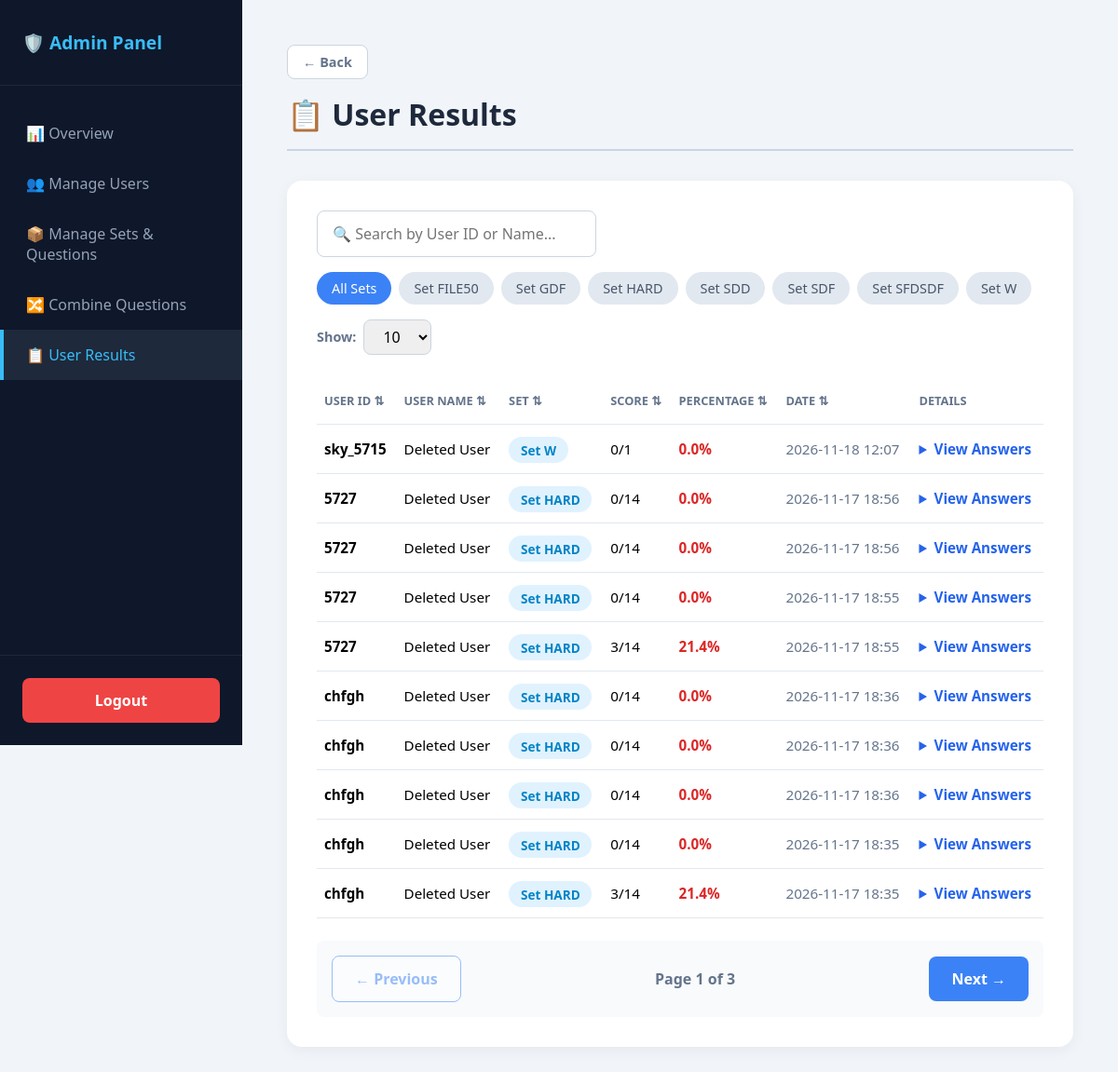
The page /admin/results (signed in) on the database its author committed.
### tables this page shows
CREATE TABLE sets (
            id INTEGER PRIMARY KEY AUTOINCREMENT,
            name TEXT UNIQUE NOT NULL,
            description TEXT DEFAULT '',
            question_count INTEGER DEFAULT 25,
            duration_minutes INTEGER DEFAULT 30,
            created_at TIMESTAMP DEFAULT CURRENT_TIMESTAMP
        );

CREATE TABLE attempts (
            id INTEGER PRIMARY KEY AUTOINCREMENT,
            student_name TEXT NOT NULL,
            set_name TEXT NOT NULL,
            question_ids TEXT NOT NULL,
            score INTEGER NOT NULL,
            total INTEGER NOT NULL,
            percentage REAL NOT NULL,
            answers TEXT NOT NULL,
            created_at TIMESTAMP DEFAULT CURRENT_TIMESTAMP
        );

### app.py (the view)
@app.route("/admin/results")
def admin_results():
    if not session.get("is_admin"): return redirect(url_for("login"))
    filter_set = request.args.get("set", "").strip()
    conn = get_db()
    if filter_set:
        attempts = conn.execute("""
            SELECT a.*, s.name as full_name
            FROM attempts a
            LEFT JOIN students s ON a.student_name = s.username
            WHERE a.set_name = ?
            ORDER BY a.id DESC
        """, (filter_set,)).fetchall()
    else:
        attempts = conn.execute("""
            SELECT a.*, s.name as full_name
            FROM attempts a
            LEFT JOIN students s ON a.student_name = s.username
            ORDER BY a.id DESC
        """).fetchall()
    detailed = []
    for a in attempts:
        ids = [int(x) for x in a["question_ids"].split(",")]
        placeholders = ",".join("?" * len(ids))
        qs = conn.execute(f"SELECT id, question, option_a, option_b, option_c, option_d, correct_option FROM questions WHERE id IN ({placeholders})", ids).fetchall()
        qmap = {q["id"]: q for q in qs}
        try:
            user_answers = ast.literal_eval(a["answers"]) if a["answers"] else {}
        except Exception as e:
            print(f"Error parsing answers: {e}")
            user_answers = {}
        items = []
        for qid in ids:
            if qid in qmap:
                items.append({
                    "id": qid,
                    "question": qmap[qid]["question"],
                    "option_a": qmap[qid]["option_a"],
                    "option_b": qmap[qid]["option_b"],
                    "option_c": qmap[qid]["option_c"],
                    "option_d": qmap[qid]["option_d"],
                    "correct": qmap[qid]["correct_option"],
                    "selected_answer": user_answers.get(str(qid), "")
                })
        detailed.append({
            "id": a["id"],
            "student_id": a["student_name"],
            "full_name": a["full_name"] or "Deleted User",
            "set_name": a["set_name"],
            "score": a["score"],
            "total": a["total"],
            "percentage": a["percentage"],
            "created_at": a["created_at"],
            "questions": items,
        })
    conn.close()
    return render_template("admin_results.html", page="results", sets=get_all_sets(), attempts=detailed, selected_set=filter_set)

### app.py (called while the page is built)
def get_db():
    conn = sqlite3.connect(DB_NAME)
    conn.row_factory = sqlite3.Row
    return conn

def get_all_sets():
    conn = get_db()
    rows = conn.execute("""
        SELECT s.name, s.description, s.question_count, s.duration_minutes,
               (SELECT COUNT(DISTINCT LOWER(TRIM(question))) FROM questions q WHERE q.set_name = s.name) AS qcount
        FROM sets s ORDER BY s.name
    """).fetchall()
    conn.close()
    return rows

### templates/admin_results.html (shortened to what this page needs)
{% extends "admin_base.html" %}
{% block content %}
<h1 class="page-title">📋 User Results</h1>
<div class="card">
  <div style="display: flex; justify-content: space-between; align-items: flex-start; flex-wrap: wrap; gap: 1rem; margin-bottom: 1.5rem;">
    <div style="width: 300px; position: relative;">
      <input type="text" id="searchInput" onkeyup="filterUsers()" placeholder="🔍 Search by User ID or Name..." style="width: 100%; padding: 0.8rem 2.5rem 0.8rem 1rem; border-radius: 0.5rem; border: 1px solid #cbd5e1; font-size: 1rem; margin-bottom: 0;">
    </div>
    <div class="filter-bar" style="margin-bottom: 0;">
      <a href="{{ url_for('admin_results') }}" class="filter-chip {{ 'active' if not selected_set else '' }}">All Sets</a>
      {% for s in sets %}
        <a href="{{ url_for('admin_results', set=s.name) }}" class="filter-chip {{ 'active' if selected_set == s.name else '' }}">Set {{ s.name }}</a>
      {% endfor %}
    </div>
    <div style="display: flex; align-items: center; gap: 0.5rem;">
      <label style="font-size: 0.9rem; color: #64748b; font-weight: 600;">Show:</label>
      <select id="pageSizeSelect" onchange="changePageSize()" style="width: auto; padding: 0.4rem 1rem; margin-bottom: 0; border-radius: 0.5rem; border: 1px solid #cbd5e1;">
        <option value="10" selected>10</option>
      </select>
    </div>
  </div>
  {% if attempts %}
  <table id="resultsTable">
    <thead>
      <tr>
        <th onclick="sortTable(0)" style="cursor: pointer; user-select: none;">User ID ⇅</th>
        <th onclick="sortTable(1)" style="cursor: pointer; user-select: none;">User Name ⇅</th>
        <th onclick="sortTable(2)" style="cursor: pointer; user-select: none;">Set ⇅</th>
        <th onclick="sortTable(3)" style="cursor: pointer; user-select: none;">Score ⇅</th>
        <th onclick="sortTable(4)" style="cursor: pointer; user-select: none;">Percentage ⇅</th>
        <th onclick="sortTable(5)" style="cursor: pointer; user-select: none;">Date ⇅</th>
        <th>Details</th>
      </tr>
    </thead>
    <tbody id="tableBody">
      {% for a in attempts %}
      <tr class="data-row">
        <td><strong>{{ a.student_id }}</strong></td>
        <td>{{ a.full_name }}</td>
        <td><span class="badge">Set {{ a.set_name }}</span></td>
        <td data-sort="{{ a.score }}">{{ a.score }}/{{ a.total }}</td>
        <td data-sort="{{ a.percentage }}" class="{{ 'text-green' if a.percentage >= 50 else 'text-red' }}" style="font-weight:700;">
          {{ a.percentage }}%
        </td>
        <td style="color:#64748b;">{{ a.created_at[:16] }}</td>
        <td>
          <details>
            <summary>View Answers</summary>
          </details>
        </td>
      </tr>
      {% endfor %}
    </tbody>
  </table>
  <div id="pagination-controls" style="display: flex; justify-content: space-between; align-items: center; margin-top: 1.5rem; background: #f8fafc; padding: 1rem; border-radius: 0.5rem;">
    <button type="button" class="btn btn-outline" id="prevBtn" onclick="changePage(-1)">← Previous</button>
    <div style="font-weight: 600; color: #64748b;">Page <span id="pageNum">1</span> of <span id="totalPages">1</span></div>
    <button type="button" class="btn" id="nextBtn" onclick="changePage(1)">Next →</button>
  </div>
  {% else %}
    <p style="color:#64748b; text-align: center; padding: 3rem;">No attempts found.</p>
  {% endif %}
</div>
{% endblock %}

### templates/admin_base.html (style rules this page uses)
* { box-sizing: border-box; margin: 0; padding: 0; font-family: system-ui, sans-serif; }
body { display: flex; min-height: 100vh; background: #f1f5f9; }
.page-title { font-size: 2rem; color: #1e293b; margin-bottom: 2rem; border-bottom: 2px solid #cbd5e1; padding-bottom: 1rem; }
.card { background: white; border-radius: 1rem; padding: 2rem; box-shadow: 0 4px 15px rgba(0,0,0,0.05); margin-bottom: 1.5rem; }
.btn { background: #3b82f6; color: white; border: none; padding: 0.8rem 1.5rem; border-radius: 0.5rem; font-size: 1rem; font-weight: 600; cursor: pointer; text-decoration: none; display: inline-block; }
.btn-outline { background: white; color: #3b82f6; border: 1.5px solid #3b82f6; }
input[type="text"], input[type="number"], select { width: 100%; padding: 0.8rem 1rem; margin-bottom: 1rem; border-radius: 0.5rem; border: 1px solid #cbd5e1; font-size: 1rem; }
table { width: 100%; border-collapse: collapse; }
th, td { text-align: left; padding: 1rem 0.5rem; border-bottom: 1px solid #e2e8f0; font-size: 0.95rem; }
th { color: #64748b; font-weight: 600; text-transform: uppercase; font-size: 0.8rem; }
.badge { background: #e0f2fe; color: #0284c7; padding: 0.3rem 0.8rem; border-radius: 1rem; font-size: 0.85rem; font-weight: 600; }
.filter-bar { display: flex; gap: 0.5rem; flex-wrap: wrap; margin-bottom: 1.5rem; }
.filter-chip { padding: 0.5rem 1rem; border-radius: 2rem; background: #e2e8f0; color: #475569; font-size: 0.9rem; text-decoration: none; font-weight: 500; }
.filter-chip.active { background: #3b82f6; color: white; }
details summary { cursor: pointer; color: #3b82f6; font-weight: 600; }

### templates/admin_results.html (style rules this page uses)
.text-red { color: #dc2626; }
details summary { cursor: pointer; color: #2563eb; font-weight: 600; }

### rows shown on the page
sets: name "FILE50"
sets: name "GDF"
sets: name "HARD"
sets: name "SDD"
sets: name "SDF"
sets: name "SFDSDF"
sets: name "W"
attempts: student_id "sky_5715", full_name "Deleted User", set_name "W", score "0", total "1", percentage "0.0", created_at "2026-11-18 12:07"
attempts: student_id "5727", full_name "Deleted User", set_name "HARD", score "0", total "14", percentage "0.0", created_at "2026-11-17 18:56"
attempts: student_id "5727", full_name "Deleted User", set_name "HARD", score "0", total "14", percentage "0.0", created_at "2026-11-17 18:56"
attempts: student_id "5727", full_name "Deleted User", set_name "HARD", score "0", total "14", percentage "0.0", created_at "2026-11-17 18:55"
attempts: student_id "5727", full_name "Deleted User", set_name "HARD", score "3", total "14", percentage "21.4", created_at "2026-11-17 18:55"
attempts: student_id "chfgh", full_name "Deleted User", set_name "HARD", score "0", total "14", percentage "0.0", created_at "2026-11-17 18:36"
attempts: student_id "chfgh", full_name "Deleted User", set_name "HARD", score "0", total "14", percentage "0.0", created_at "2026-11-17 18:36"
attempts: student_id "chfgh", full_name "Deleted User", set_name "HARD", score "0", total "14", percentage "0.0", created_at "2026-11-17 18:36"
attempts: student_id "chfgh", full_name "Deleted User", set_name "HARD", score "0", total "14", percentage "0.0", created_at "2026-11-17 18:35"
attempts: student_id "chfgh", full_name "Deleted User", set_name "HARD", score "3", total "14", percentage "21.4", created_at "2026-11-17 18:35"
